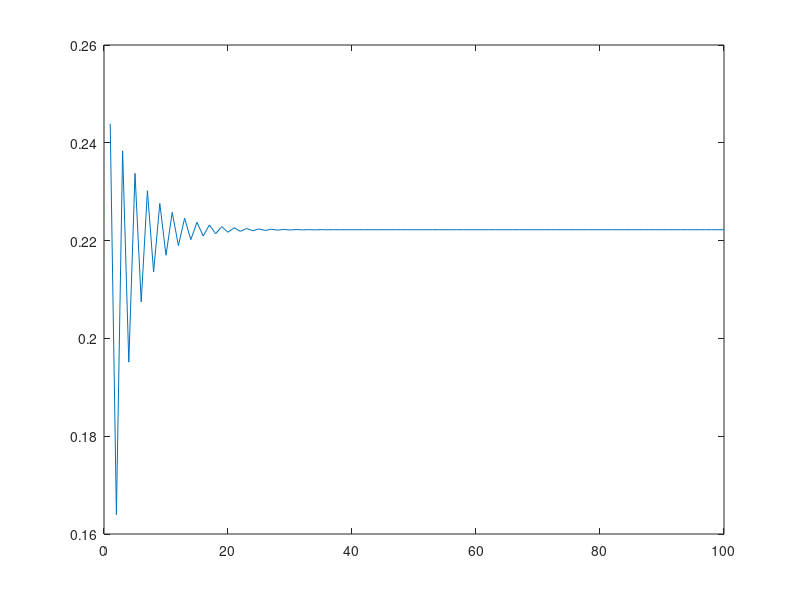

The MATLAB source for this figure: (Note: this script raises an error after producing the figure.)
y = [];
for n = 1:100
A = diag(4.1*ones(1,n)) + diag(2*ones(1,n-1),1) + diag(2*ones(1,n-1),-1);
b = ones(n,1);
x = A\b;
y(end+1) = norm(x, inf);
end
x = linspace(1,100);
plot(x,y)


jaco = [];
GS = [];
for n = 128:992:4096
A = diag(4.1*ones(1,n)) + diag(2*ones(1,n-1),1) + diag(2*ones(1,n-1),-1);
D = diag(4.1*ones(1,n));
L = diag(2*ones(1,n-1),-1);
U = diag(2*ones(1,n-1),1);
b = ones(n,1);
r = ones(n,1);
x = zeros(n,1);
counter = 0;
while norm(r, inf)> 10^-9
    [r, x]= jacobi(D, L, U, b, x);
    counter= counter+1;
end
jaco(end+1)=counter
counter = 0; r = ones(n,1); x = zeros(n,1);
while norm(r, inf)>= 10^-9
    [r, x]= GaussSeidel(D, L, U, b, x);
    counter= counter+1;
end
GS(end+1)=counter
end
x1 = linspace(128,4096,5);
plot(x1, jaco)
    
function [r, x] = jacobi(D, L, U, b, x)
x = D\(b - (U+L)*x);
r = b - (L+D+U)*x;
end

function [r, x] = GaussSeidel(D, L, U, b, x)
x = (L+D)\(b - U*x);
r = b - (L+D+U)*x;
end